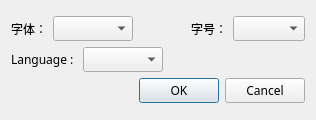
<?xml version="1.0" encoding="UTF-8"?>
<ui version="4.0">
 <class>Settings</class>
 <widget class="QDialog" name="Settings">
  <property name="windowModality">
   <enum>Qt::ApplicationModal</enum>
  </property>
  <property name="geometry">
   <rect>
    <x>0</x>
    <y>0</y>
    <width>316</width>
    <height>120</height>
   </rect>
  </property>
  <property name="sizePolicy">
   <sizepolicy hsizetype="Fixed" vsizetype="Fixed">
    <horstretch>0</horstretch>
    <verstretch>0</verstretch>
   </sizepolicy>
  </property>
  <property name="font">
   <font>
    <family>微软雅黑</family>
   </font>
  </property>
  <property name="windowTitle">
   <string>Setting</string>
  </property>
  <layout class="QVBoxLayout" name="verticalLayout_3">
   <item>
    <layout class="QVBoxLayout" name="verticalLayout_2">
     <item>
      <layout class="QHBoxLayout" name="horizontalLayout_3">
       <item>
        <widget class="QLabel" name="label_4">
         <property name="text">
          <string>字体：</string>
         </property>
        </widget>
       </item>
       <item>
        <widget class="QComboBox" name="comboBox_font">
         <property name="minimumSize">
          <size>
           <width>80</width>
           <height>0</height>
          </size>
         </property>
        </widget>
       </item>
       <item>
        <spacer name="horizontalSpacer_3">
         <property name="orientation">
          <enum>Qt::Horizontal</enum>
         </property>
         <property name="sizeHint" stdset="0">
          <size>
           <width>40</width>
           <height>20</height>
          </size>
         </property>
        </spacer>
       </item>
       <item>
        <widget class="QLabel" name="label_5">
         <property name="text">
          <string>字号：</string>
         </property>
        </widget>
       </item>
       <item>
        <widget class="QComboBox" name="comboBox_fontsize"/>
       </item>
      </layout>
     </item>
     <item>
      <layout class="QHBoxLayout" name="horizontalLayout_4">
       <item>
        <widget class="QLabel" name="label_6">
         <property name="text">
          <string>Language : </string>
         </property>
        </widget>
       </item>
       <item>
        <widget class="QComboBox" name="comboBox_lang">
         <property name="minimumSize">
          <size>
           <width>80</width>
           <height>0</height>
          </size>
         </property>
        </widget>
       </item>
       <item>
        <spacer name="horizontalSpacer_4">
         <property name="orientation">
          <enum>Qt::Horizontal</enum>
         </property>
         <property name="sizeHint" stdset="0">
          <size>
           <width>40</width>
           <height>20</height>
          </size>
         </property>
        </spacer>
       </item>
      </layout>
     </item>
     <item>
      <widget class="QDialogButtonBox" name="buttonBox_2">
       <property name="standardButtons">
        <set>QDialogButtonBox::Cancel|QDialogButtonBox::Ok</set>
       </property>
      </widget>
     </item>
    </layout>
   </item>
  </layout>
 </widget>
 <resources/>
 <connections/>
</ui>
